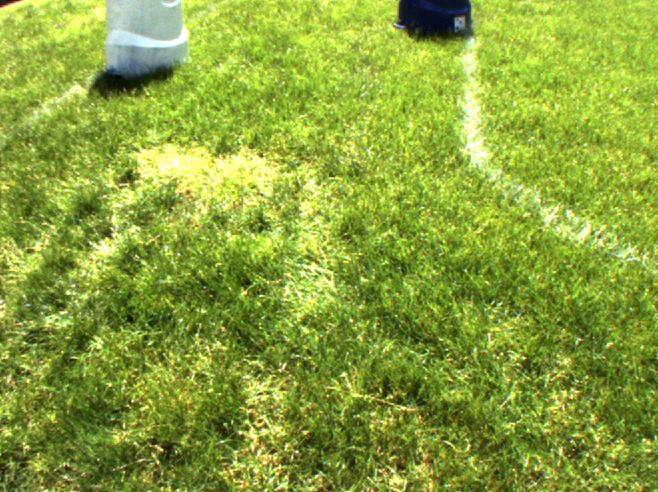
#> input picture img.png, 658 x 492 px
$ python test.py img.png   (Python 2 division)   (older library calls are emulated)
#> lines starting #> are read from the running program, lines starting #| are printed output that depends on the picture; after the words box and inside, x2 and y2 are one past the last pixel; in counts of white or black regions, pixels touching at a corner belong together
#!/usr/bin/env python

import numpy as np
import cv2
from matplotlib import pyplot as plt
import sys

def is_contour_bad(c):
	area = cv2.contourArea(c)

	if area < 100:
		return True

	#print area

	r = cv2.boundingRect(c)
	#print r
	w = r[2]
	h = r[3]

	#print 'box width' + str(w)
	if w > 300:

		return True

	return False

def treshold(src):
	rows = src.shape[0]
	cols = src.shape[1]

	for x in range(0, cols - 1):
		for y in range(0, rows -1):
			print src[x,y]
			break
		break

img = cv2.imread(sys.argv[1])
#> img is the input picture: shape (492, 658, 3); mean B, G, R 58.6, 162.8, 138.1
cv2.imshow('preview', img)

# [10 lines of commented-out code are left out]
hsv = cv2.cvtColor(img, cv2.COLOR_BGR2HSV)
#> hsv: shape (492, 658, 3); mean H, S, V 38.4, 170.2, 163.7

# define range of blue color in HSV
lower_black = np.array([0,0,0])
upper_black = np.array([360,100,50])

# Threshold the HSV image to get only black colors
blackOnly = cv2.inRange(hsv, lower_black, upper_black)
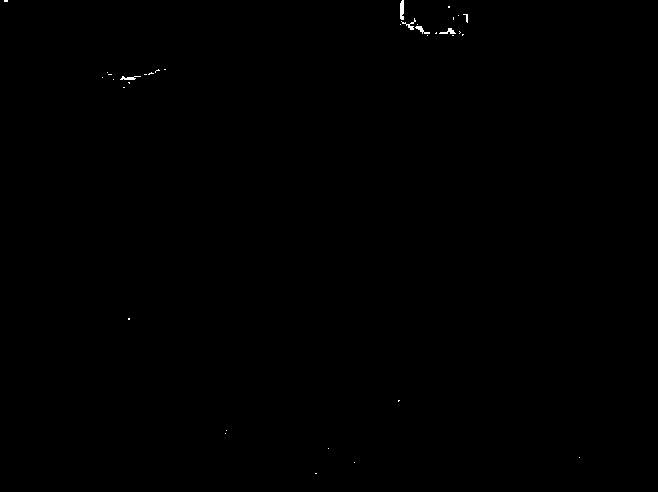
#> blackOnly: shape (492, 658); 0.11% white in thin lines or dots, all inside (x1, y1, x2, y2) = (4, 0, 580, 474)
cv2.imshow('blackOnly', blackOnly)
# [7 lines of commented-out code are left out]


img[blackOnly == 255] = [0, 255, 0]
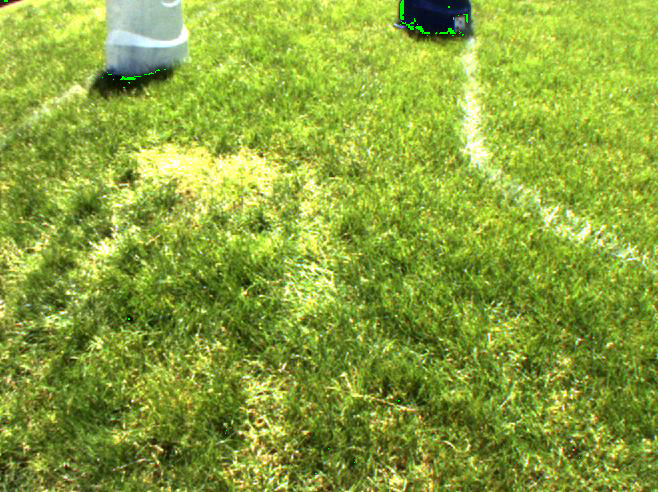
#> img: shape (492, 658, 3); 0.11% of pixels changed, all inside (x1, y1, x2, y2) = (4, 0, 580, 474)
cv2.imshow('masked green', img)


# Setup SimpleBlobDetector parameters.
params = cv2.SimpleBlobDetector_Params()

# Change thresholds
# params.minThreshold = 10;
# params.maxThreshold = 200;

# Filter by Area.
params.filterByArea = True
params.minArea = 100

# Filter by Circularity
params.filterByCircularity = True
params.minCircularity = 0.1

# Filter by Convexity
# params.filterByConvexity = True
# params.minConvexity = 0.87

# Filter by Inertia
# params.filterByInertia = True
# params.minInertiaRatio = 0.01

# Create a detector with the parameters
ver = (cv2.__version__).split('.')
detector = None
if int(ver[0]) < 3 :
    detector = cv2.SimpleBlobDetector(params)
else :
    detector = cv2.SimpleBlobDetector_create(params)

 # Detect blobs.
keypoints = detector.detect(img)
#> keypoints = ()

# Draw detected blobs as red circles.
# cv2.DRAW_MATCHES_FLAGS_DRAW_RICH_KEYPOINTS ensures the size of the circle corresponds to the size of blob
im_with_keypoints = cv2.drawKeypoints(img, keypoints, np.array([]), (0,0,255), cv2.DRAW_MATCHES_FLAGS_DRAW_RICH_KEYPOINTS)

# Show keypoints
cv2.imshow("Keypoints", im_with_keypoints)


# Convert BGR to HSV
hsv = cv2.cvtColor(img, cv2.COLOR_BGR2HSV)
#> hsv: shape (492, 658, 3); mean H, S, V 38.4, 170.4, 163.9

# define range of blue color in HSV
lower_blue = np.array([110,50,50])
upper_blue = np.array([130,255,255])

# Threshold the HSV image to get only blue colors
blueOnly = cv2.inRange(hsv, lower_blue, upper_blue)
#> blueOnly: shape (492, 658); 0.13% white; 20 white regions (18 under 20 px), largest, box (x1, y1, x2, y2) and area: (412, 0, 466, 14) 322, (400, 20, 412, 22) 20
cv2.imshow('blueonlye', blueOnly)
blueOnly = cv2.bitwise_not(blueOnly)

img = cv2.bitwise_and(img,img, mask= blueOnly)

cv2.imshow('masked', img)

#blueOnly = cv2.cvtColor(blueOnly, cv2.COLOR_GRAY2BGR)
#img = (img - blueOnly)

channels = cv2.split(img)

green = channels[1]
blue = channels[0]
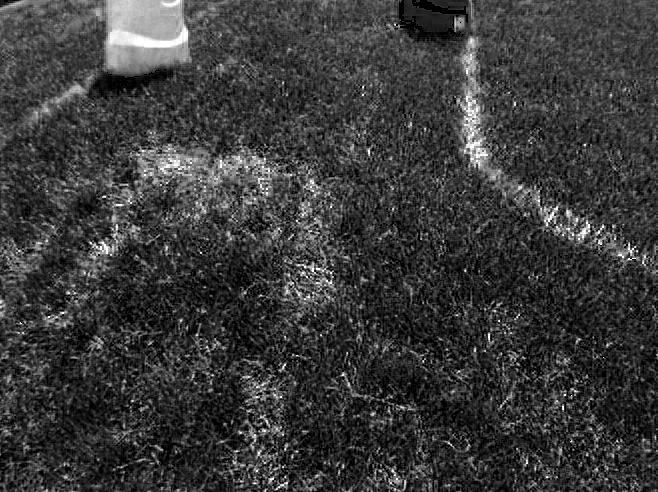
#> blue: shape (492, 658); min 0, max 255, mean 58.5

#cv2.imshow('blue', blue)
#cv2.imshow('green', green)

new = 2*blue - green
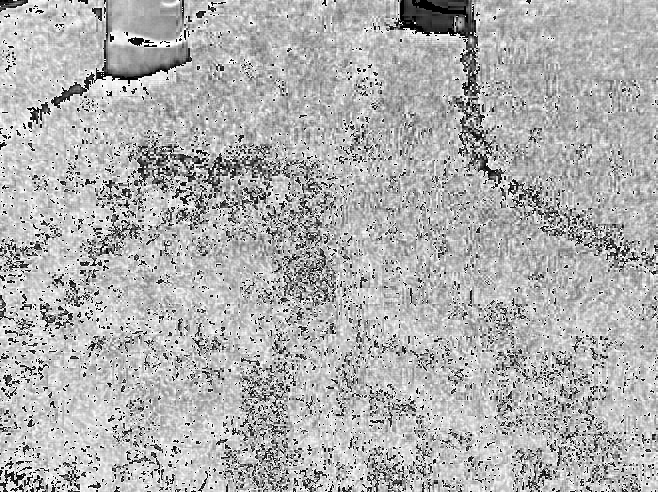
#> new: shape (492, 658); min 0, max 255, mean 176.2

cv2.imshow('new', new)


# [17 lines of commented-out code are left out]
thresh = 180
maxValue = 255
th, dst = cv2.threshold(new, thresh, maxValue, cv2.THRESH_BINARY);
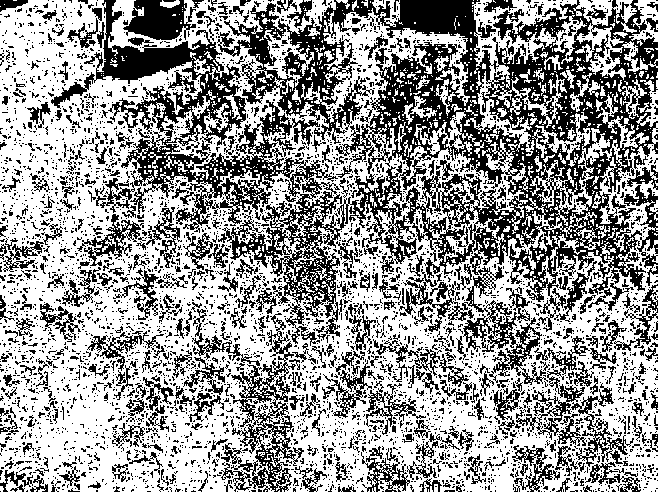
#> dst: shape (492, 658); 59.5% white; 4480 black regions (4060 under 20 px)
#> th = 180
cv2.imshow("thresh", dst)

(cnts, _) = cv2.findContours(dst.copy(), cv2.RETR_LIST, cv2.CHAIN_APPROX_SIMPLE)
#> cnts = 9177 contours, 7993 with area under 20; largest, box (x1, y1, x2, y2) and area: (0, 0, 658, 492) 242999, (464, 0, 587, 156) 5221, (195, 152, 295, 211) 2718, (281, 246, 341, 319) 2348, (573, 0, 637, 80) 1778
#im2, cnts, hierarchy = cv2.findContours(dst, cv2.RETR_TREE, cv2.CHAIN_APPROX_SIMPLE)
mask = np.zeros(img.shape[:2], dtype="uint8") * 255

cv2.imshow('mask before', mask)

# loop over the contours
for c in cnts:
	# if the contour is bad, draw it on the mask
	if is_contour_bad(c):
		cv2.drawContours(dst, [c], -1, 255, -1)
#> this loop made 9177 passes
#> (c, area in is_contour_bad) on passes 1 to 3: ([[560, 491]], 0), ([[448, 491]], 0), ([[392, 491], [393, 491]], 0)
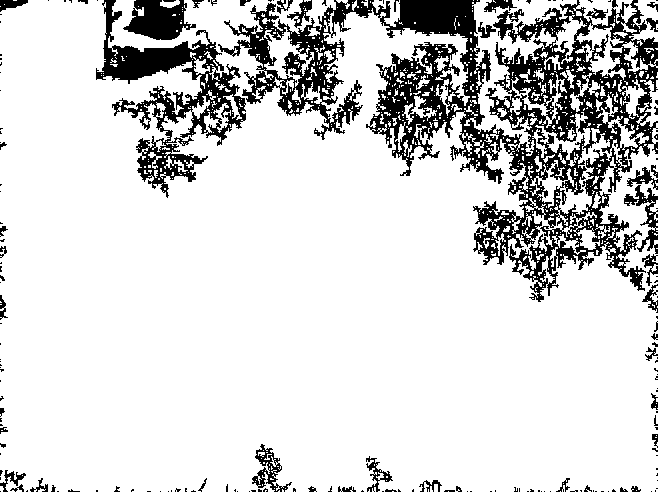
#> dst: shape (492, 658); 83.6% white; 177 black regions (126 under 20 px), largest, box (x1, y1, x2, y2) and area: (218, 0, 658, 302) 37677, (96, 0, 246, 198) 8083, (123, 0, 196, 40) 1805

# [7 lines of commented-out code are left out]


cv2.imshow('final', dst)

dst = cv2.bitwise_not (dst);


minLineLength = 10
maxLineGap = 20 # 10
lines = cv2.HoughLinesP(dst,1,np.pi/180, 35 ,minLineLength,maxLineGap)
#> lines = 79 rows, first 6: [141, 16, 181, 28], [117, 66, 193, 58], [120, 78, 159, 70], [400, 0, 472, 0], [130, 23, 173, 38], [134, 1, 183, 13]
for x1,y1,x2,y2 in lines[0]:
    cv2.line(img,(x1,y1),(x2,y2),(0,255,0),2)
#> this loop made 1 pass
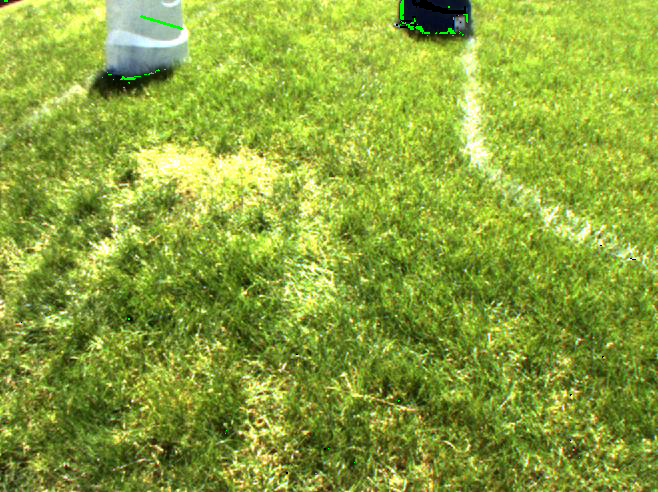
#> img: shape (492, 658, 3); mean B, G, R 58.4, 163, 138


cv2.imshow('final final', img)

cv2.waitKey(0)
